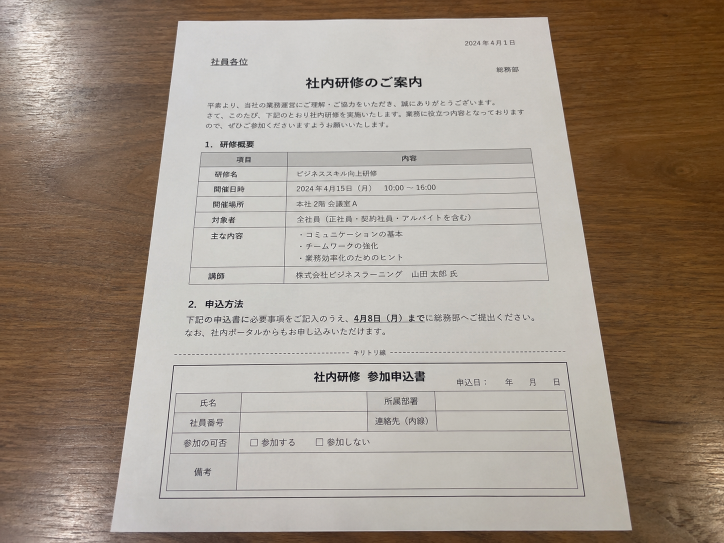
#> input picture document.jpg, 1448 x 1086 px (shown at 1/2 size)
$ python -i scanner-11.py   (imports and definitions only)
#> lines starting #> are read from the running program, lines starting #| are printed output that depends on the picture
#> further down, picture is the input picture: shape (1086, 1448, 3); mean B, G, R 135.2, 147.7, 160.6
# -*- coding: utf-8 -*-
# scanner-app 改善版：OCR方向判定、薄い文字の強調、外周の縁除去
# document.jpg のあるフォルダーから実行してください。

import cv2
import numpy as np
import pytesseract
import os
import shutil
import sys
INPUT_FILE = 'document.jpg'
OUTPUT_FILE = 'document_1.jpg'
PAPER_SIZE = 'A4'
DPI = 200
SHOW_FINAL_PREVIEW = True
DEBUG_PREVIEW = False
DEBUG_WAIT = 1200
SHOW_OCR_SCORES = True
GUIDE_MARGIN_X = 0.1
GUIDE_MARGIN_Y = 0.1
MIN_AREA_RATIO = 0.15
MAX_AREA_RATIO = 0.95
PAPER_SIZES_MM = {'A4': (210, 297), 'B5': (182, 257)}

# [87 lines left out: functions setup_tesseract, get_ocr_language, order_points, four_point_transform, approximate_quadrilateral, calculate_document_score and 1 more, not called in this run]

def mm_to_px(mm, dpi):
    return int(round(mm / 25.4 * dpi))

# [9 lines left out: function get_paper_pixel_size, not called in this run]

def get_ocr_candidate_size(paper, orientation):
    OCR_DPI = 110
    return get_paper_pixel_size(paper, OCR_DPI, orientation)

# [59 lines left out: functions prepare_for_ocr, calculate_ocr_score, detect_best_orientation, not called in this run]

def enhance_document(image):
    """背景を白く整え、薄い文字を残して濃くする。強い二値化はしない。"""
    gray = cv2.cvtColor(image, cv2.COLOR_BGR2GRAY)
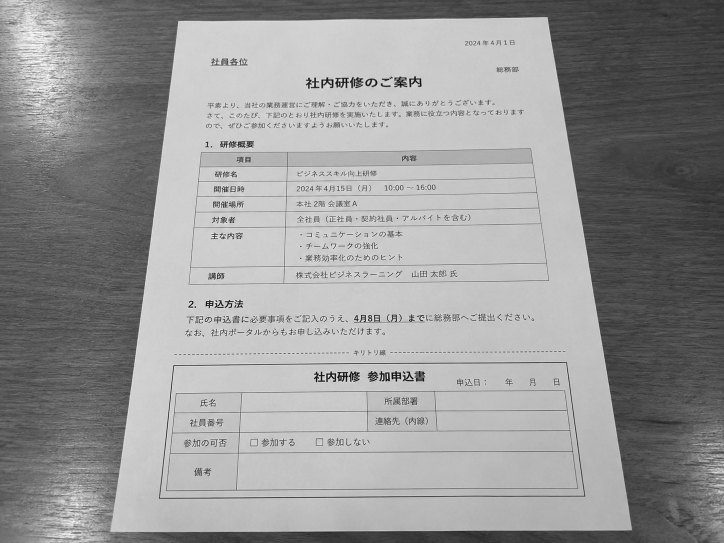
#> gray: shape (1086, 1448) (shown at 1/2 size); min 0, max 255, mean 150.1
    kernel_size = max(15, int(min(gray.shape) * 0.05) | 1)
#> kernel_size = 55
    background = cv2.GaussianBlur(gray, (0, 0), 25)
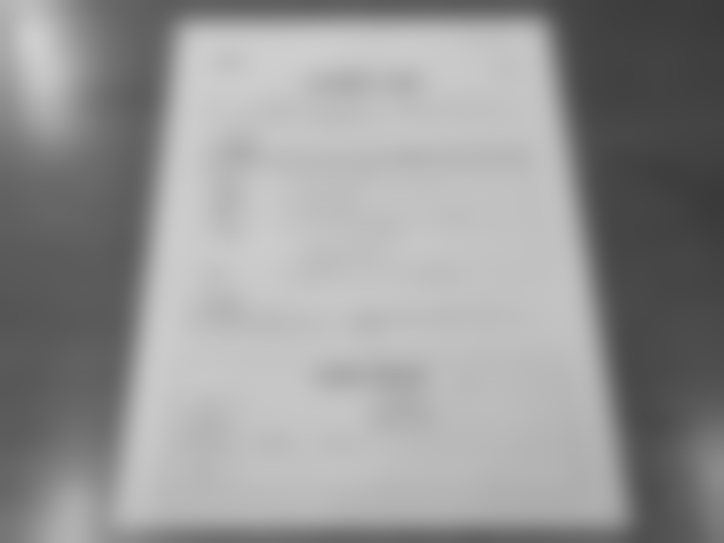
#> background: shape (1086, 1448) (shown at 1/2 size); min 58, max 206, mean 150.1
    background = np.maximum(background, 1)
    normalized = cv2.divide(gray, np.maximum(background, 1), scale=255)
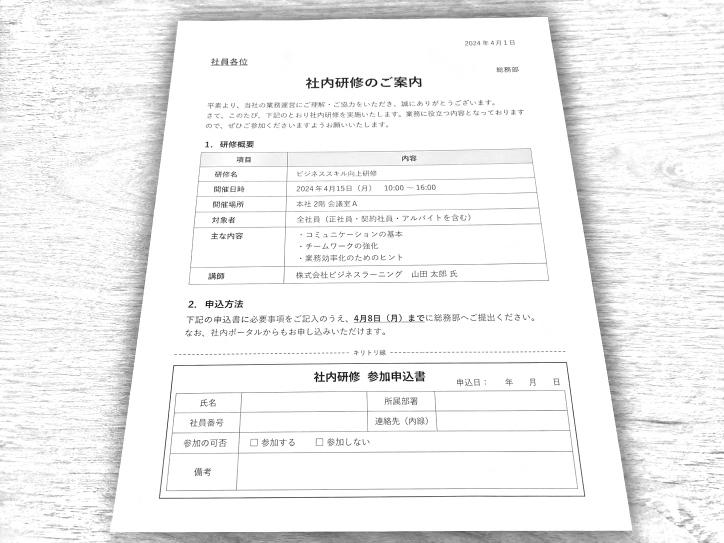
#> normalized: shape (1086, 1448) (shown at 1/2 size); min 0, max 255, mean 241.5
    low = 0.0
    high = 245.0
    scan = np.clip((normalized.astype(np.float32) - low) * 255 / (high - low), 0, 255)
    scan = np.uint8(np.clip(255 * (scan / 255) ** 1.8, 0, 255))
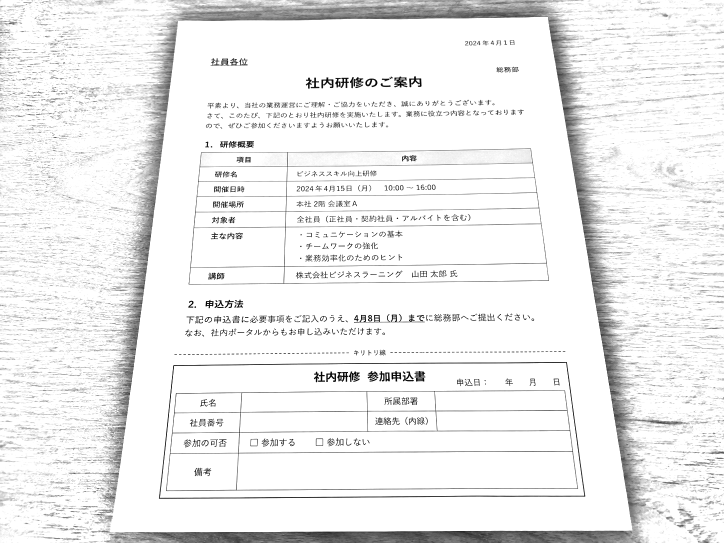
#> scan: shape (1086, 1448) (shown at 1/2 size); min 0, max 255, mean 237.7
    blur = cv2.GaussianBlur(scan, (0, 0), 0.8)
    scan = cv2.addWeighted(scan, 1.35, blur, -0.35, 0)
    return clean_outer_border(scan)

def clean_outer_border(image):
    """外周0.6%以内の、辺に沿って長く続く暗い縁だけを白くする。"""
    result = image.copy()
    (h, w) = result.shape
#> h = 1086; w = 1448
    for view in (result, result[::-1, :], result.T, result.T[::-1, :]):
        band = max(1, round(view.shape[0] * 0.006))
        for i in range(band):
            dark = view[i] < 210
            if dark.mean() >= 0.3:
                view[i] = 255
#> this loop made 4 passes
#> band on passes 1 to 4: 7, 7, 9, 9
    return result

# [123 lines left out: functions resize_for_display, main, not called in this run]
# [2 lines not run here, left out]

>>> import cv2
>>> picture = cv2.imread('../document.jpg')
>>> result = enhance_document(picture)
